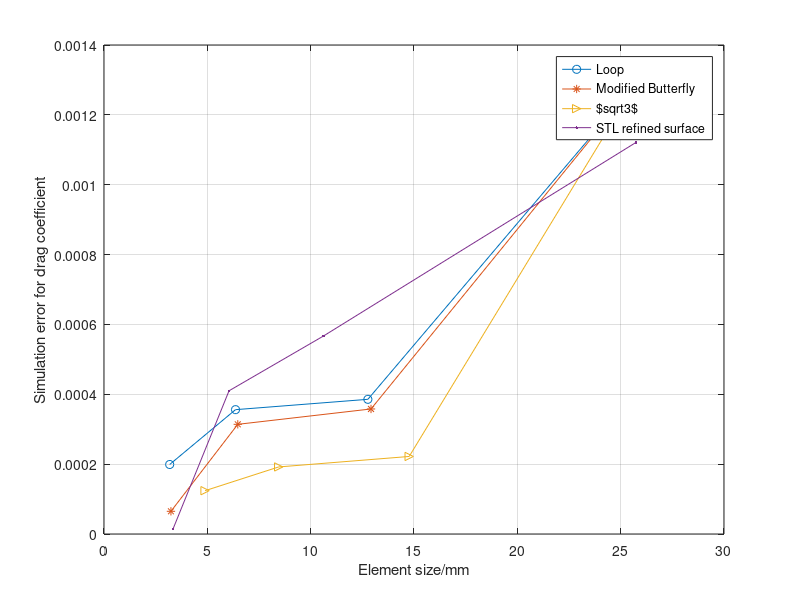

Write the MATLAB code that produced this figure.
clc
clear

%using limited resolution
%Regular sphere

cdLoop = [1.2889E-03 3.8560E-04	3.5600E-04	1.9900E-04];
cdMb   = [1.2889E-03 3.5800E-04	3.1400E-04	6.5000E-05];
cdRoot = [1.2889E-03 2.2200E-04	1.9200E-04	1.2400E-04];
cdSTL = [1.1210E-03	5.6700E-04	4.1000E-04	1.4000E-05];

hloop = [25.733	12.768, 6.364, 3.178];
hMb =   [25.733 12.920, 6.473, 3.239];
hRoot = [25.733 14.767, 8.452, 4.890];
hSTL = [25.740 10.624 6.0495 3.337];


%%point at 0.12 0.14
%pLoop = [4.8700E+01	1.8300E+01	6.5000E+00	1.5200E+01];
%vLoop = [9.6000E-01	5.0000E-02	3.6000E-01	6.1000E-01];
%
%pMb =  [4.8700E+01 1.8400E+01	9.5000E+00	2.0900E+01];
%vMb =  [9.6000E-01 5.3000E-01	8.9000E-01	1.8000E-01];
%
%pRoot = [4.8700E+01	1.8000E+00	4.2000E+00	9.7000E+00];
%vRoot = [9.6000E-01	1.6000E-01	5.4000E-01	1.0000E-01];
%

x = [1,2,3,4];
figure(1)
plot(hloop,cdLoop,'o-');
hold on
plot(hMb,cdMb,'*-');
hold on
plot(hRoot,cdRoot,'->');
hold on
plot(hSTL,cdSTL,'.-');
grid on
xlabel("Element size/mm")
ylabel("Simulation error for drag coefficient")
legend("Loop","Modified Butterfly","$\sqrt{3}$","STL refined surface");
